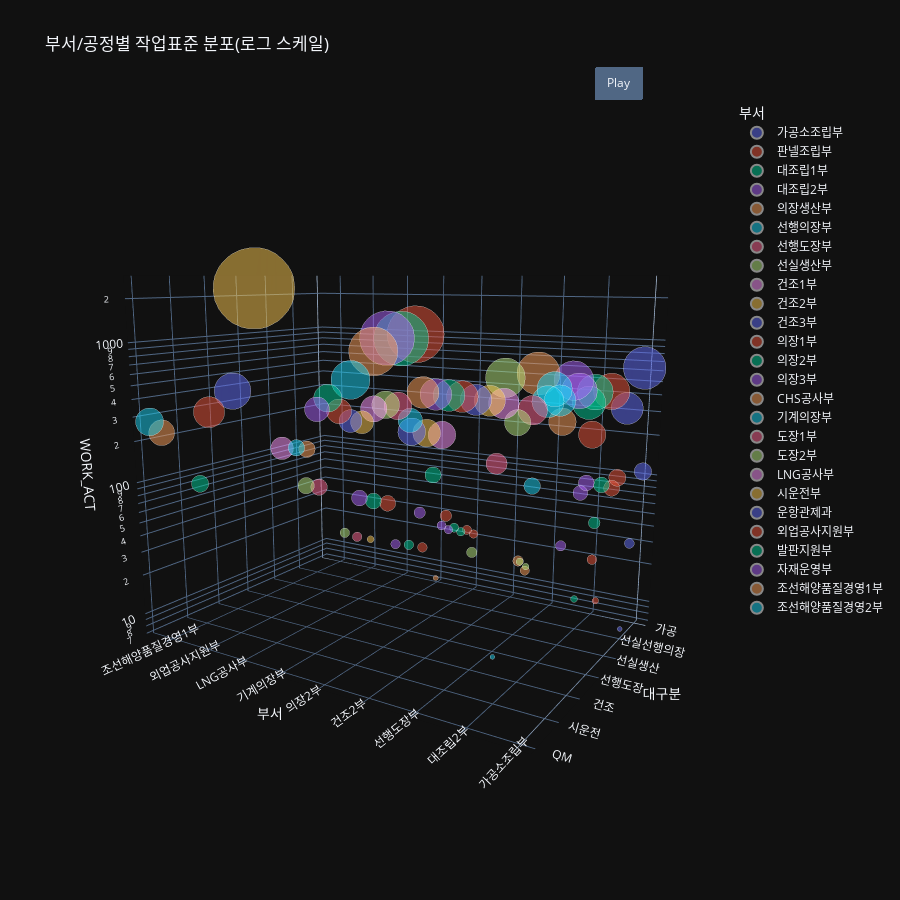

This figure's notebook cell:
### Code cell
# Use for animation rotation
fig.update_layout(scene_camera_eye=dict(x=x_eye, y=y_eye, z=z_eye),
                  updatemenus=[dict(type='buttons',
                                    showactive=False,
                                    y=1,
                                    x=0.8,
                                    xanchor='left',
                                    yanchor='bottom',
                                    pad=dict(t=45, r=10),
                                    buttons=[dict(label='Play',
                                                  method='animate',
                                                  args=[None, dict(frame=dict(duration=250, redraw=True),
                                                                   transition=dict(duration=0),
                                                                   fromcurrent=True,
                                                                   mode='immediate'
                                                                   )]
                                                  )
                                             ]
                                    )
                               ]
                  )

def rotate_z(x, y, z, theta):
    w = x + 1j * y
    return np.real(np.exp(1j * theta) * w), np.imag(np.exp(1j * theta) * w), z

frames = []

for t in np.arange(0, 6.26, 0.1):
    xe, ye, ze = rotate_z(x_eye, y_eye, z_eye, -t)
    frames.append(go.Frame(layout=dict(scene_camera_eye=dict(x=xe, y=ye, z=ze))))
fig.frames = frames


# fig.write_html("My3dPlot.html")
pio.show(fig)

### Figure 1 — Plotly figure (JSON) as saved in the notebook; plotly's stock layout.template omitted (floating-point values rounded to 4 significant figures)
{"data": [{"customdata": [["가공소조립부"], ["가공소조립부"], ["가공소조립부"], ["가공소조립부"], ["가공소조립부"]], "hovertemplate": "<b>%{hovertext}</b><br><br>대구분=%{y}<br>WORK_ACT=%{marker.size}<extra></extra>", "hovertext": ["가공소조립부", "가공소조립부", "가공소조립부", "가공소조립부", "가공소조립부"], "legendgroup": "가공소조립부", "marker": {"color": "#636efa", "opacity": 0.5, "size": [107, 650, 34, 8, 367], "sizemode": "area", "sizeref": 0.3731, "symbol": "circle"}, "mode": "markers", "name": "가공소조립부", "scene": "scene", "showlegend": true, "type": "scatter3d", "x": ["가공소조립부", "가공소조립부", "가공소조립부", "가공소조립부", "가공소조립부"], "y": ["가공", "소조립", "선행의장", "선실선행의장", "기능"], "z": [107, 650, 34, 8, 367]}, {"customdata": [["판넬조립부"], ["판넬조립부"], ["판넬조립부"], ["판넬조립부"], ["판넬조립부"], ["판넬조립부"]], "hovertemplate": "<b>%{hovertext}</b><br><br>대구분=%{y}<br>WORK_ACT=%{marker.size}<extra></extra>", "hovertext": ["판넬조립부", "판넬조립부", "판넬조립부", "판넬조립부", "판넬조립부", "판넬조립부"], "legendgroup": "판넬조립부", "marker": {"color": "#EF553B", "opacity": 0.5, "size": [15, 103, 91, 33, 473, 265], "sizemode": "area", "sizeref": 0.3731, "symbol": "circle"}, "mode": "markers", "name": "판넬조립부", "scene": "scene", "showlegend": true, "type": "scatter3d", "x": ["판넬조립부", "판넬조립부", "판넬조립부", "판넬조립부", "판넬조립부", "판넬조립부"], "y": ["대조립", "선행의장", "선실선행의장", "선실생산", "기능", "판넬"], "z": [15, 103, 91, 33, 473, 265]}, {"customdata": [["대조립1부"], ["대조립1부"], ["대조립1부"], ["대조립1부"], ["대조립1부"]], "hovertemplate": "<b>%{hovertext}</b><br><br>대구분=%{y}<br>WORK_ACT=%{marker.size}<extra></extra>", "hovertext": ["대조립1부", "대조립1부", "대조립1부", "대조립1부", "대조립1부"], "legendgroup": "대조립1부", "marker": {"color": "#00cc96", "opacity": 0.5, "size": [398, 88, 48, 16, 459], "sizemode": "area", "sizeref": 0.3731, "symbol": "circle"}, "mode": "markers", "name": "대조립1부", "scene": "scene", "showlegend": true, "type": "scatter3d", "x": ["대조립1부", "대조립1부", "대조립1부", "대조립1부", "대조립1부"], "y": ["대조립", "선행의장", "선실선행의장", "선실생산", "기능"], "z": [398, 88, 48, 16, 459]}, {"customdata": [["대조립2부"], ["대조립2부"], ["대조립2부"], ["대조립2부"], ["대조립2부"]], "hovertemplate": "<b>%{hovertext}</b><br><br>대구분=%{y}<br>WORK_ACT=%{marker.size}<extra></extra>", "hovertext": ["대조립2부", "대조립2부", "대조립2부", "대조립2부", "대조립2부"], "legendgroup": "대조립2부", "marker": {"color": "#ab63fa", "opacity": 0.5, "size": [559, 88, 78, 38, 459], "sizemode": "area", "sizeref": 0.3731, "symbol": "circle"}, "mode": "markers", "name": "대조립2부", "scene": "scene", "showlegend": true, "type": "scatter3d", "x": ["대조립2부", "대조립2부", "대조립2부", "대조립2부", "대조립2부"], "y": ["대조립", "선행의장", "선실선행의장", "선실생산", "기능"], "z": [559, 88, 78, 38, 459]}, {"customdata": [["의장생산부"], ["의장생산부"], ["의장생산부"], ["의장생산부"]], "hovertemplate": "<b>%{hovertext}</b><br><br>대구분=%{y}<br>WORK_ACT=%{marker.size}<extra></extra>", "hovertext": ["의장생산부", "의장생산부", "의장생산부", "의장생산부"], "legendgroup": "의장생산부", "marker": {"color": "#FFA15A", "opacity": 0.5, "size": [665, 30, 38, 269], "sizemode": "area", "sizeref": 0.3731, "symbol": "circle"}, "mode": "markers", "name": "의장생산부", "scene": "scene", "showlegend": true, "type": "scatter3d", "x": ["의장생산부", "의장생산부", "의장생산부", "의장생산부"], "y": ["의장생산", "선행도장", "후행의장", "기능"], "z": [665, 30, 38, 269]}, {"customdata": [["선행의장부"], ["선행의장부"], ["선행의장부"], ["선행의장부"], ["선행의장부"]], "hovertemplate": "<b>%{hovertext}</b><br><br>대구분=%{y}<br>WORK_ACT=%{marker.size}<extra></extra>", "hovertext": ["선행의장부", "선행의장부", "선행의장부", "선행의장부", "선행의장부"], "legendgroup": "선행의장부", "marker": {"color": "#19d3f3", "opacity": 0.5, "size": [353, 443, 97, 8, 370], "sizemode": "area", "sizeref": 0.3731, "symbol": "circle"}, "mode": "markers", "name": "선행의장부", "scene": "scene", "showlegend": true, "type": "scatter3d", "x": ["선행의장부", "선행의장부", "선행의장부", "선행의장부", "선행의장부"], "y": ["선행의장", "선실선행의장", "선실생산", "기계의장", "기능"], "z": [353, 443, 97, 8, 370]}, {"customdata": [["선행도장부"], ["선행도장부"]], "hovertemplate": "<b>%{hovertext}</b><br><br>대구분=%{y}<br>WORK_ACT=%{marker.size}<extra></extra>", "hovertext": ["선행도장부", "선행도장부"], "legendgroup": "선행도장부", "marker": {"color": "#FF6692", "opacity": 0.5, "size": [159, 313], "sizemode": "area", "sizeref": 0.3731, "symbol": "circle"}, "mode": "markers", "name": "선행도장부", "scene": "scene", "showlegend": true, "type": "scatter3d", "x": ["선행도장부", "선행도장부"], "y": ["선행도장", "기능"], "z": [159, 313]}, {"customdata": [["선실생산부"], ["선실생산부"], ["선실생산부"], ["선실생산부"], ["선실생산부"]], "hovertemplate": "<b>%{hovertext}</b><br><br>대구분=%{y}<br>WORK_ACT=%{marker.size}<extra></extra>", "hovertext": ["선실생산부", "선실생산부", "선실생산부", "선실생산부", "선실생산부"], "legendgroup": "선실생산부", "marker": {"color": "#B6E880", "opacity": 0.5, "size": [16, 19, 562, 38, 247], "sizemode": "area", "sizeref": 0.3731, "symbol": "circle"}, "mode": "markers", "name": "선실생산부", "scene": "scene", "showlegend": true, "type": "scatter3d", "x": ["선실생산부", "선실생산부", "선실생산부", "선실생산부", "선실생산부"], "y": ["선행의장", "선실선행의장", "선실생산", "후행의장", "기능"], "z": [16, 19, 562, 38, 247]}, {"customdata": [["건조1부"], ["건조1부"]], "hovertemplate": "<b>%{hovertext}</b><br><br>대구분=%{y}<br>WORK_ACT=%{marker.size}<extra></extra>", "hovertext": ["건조1부", "건조1부"], "legendgroup": "건조1부", "marker": {"color": "#FF97FF", "opacity": 0.5, "size": [271, 337], "sizemode": "area", "sizeref": 0.3731, "symbol": "circle"}, "mode": "markers", "name": "건조1부", "scene": "scene", "showlegend": true, "type": "scatter3d", "x": ["건조1부", "건조1부"], "y": ["건조", "기능"], "z": [271, 337]}, {"customdata": [["건조2부"], ["건조2부"]], "hovertemplate": "<b>%{hovertext}</b><br><br>대구분=%{y}<br>WORK_ACT=%{marker.size}<extra></extra>", "hovertext": ["건조2부", "건조2부"], "legendgroup": "건조2부", "marker": {"color": "#FECB52", "opacity": 0.5, "size": [272, 346], "sizemode": "area", "sizeref": 0.3731, "symbol": "circle"}, "mode": "markers", "name": "건조2부", "scene": "scene", "showlegend": true, "type": "scatter3d", "x": ["건조2부", "건조2부"], "y": ["건조", "기능"], "z": [272, 346]}, {"customdata": [["건조3부"], ["건조3부"]], "hovertemplate": "<b>%{hovertext}</b><br><br>대구분=%{y}<br>WORK_ACT=%{marker.size}<extra></extra>", "hovertext": ["건조3부", "건조3부"], "legendgroup": "건조3부", "marker": {"color": "#636efa", "opacity": 0.5, "size": [271, 345], "sizemode": "area", "sizeref": 0.3731, "symbol": "circle"}, "mode": "markers", "name": "건조3부", "scene": "scene", "showlegend": true, "type": "scatter3d", "x": ["건조3부", "건조3부"], "y": ["건조", "기능"], "z": [271, 345]}, {"customdata": [["의장1부"], ["의장1부"], ["의장1부"], ["의장1부"], ["의장1부"], ["의장1부"], ["의장1부"]], "hovertemplate": "<b>%{hovertext}</b><br><br>대구분=%{y}<br>WORK_ACT=%{marker.size}<extra></extra>", "hovertext": ["의장1부", "의장1부", "의장1부", "의장1부", "의장1부", "의장1부", "의장1부"], "legendgroup": "의장1부", "marker": {"color": "#EF553B", "opacity": 0.5, "size": [25, 29, 32, 46, 1167, 88, 358], "sizemode": "area", "sizeref": 0.3731, "symbol": "circle"}, "mode": "markers", "name": "의장1부", "scene": "scene", "showlegend": true, "type": "scatter3d", "x": ["의장1부", "의장1부", "의장1부", "의장1부", "의장1부", "의장1부", "의장1부"], "y": ["선행의장", "선실선행의장", "선행도장", "선실생산", "후행의장", "후행도장", "기능"], "z": [25, 29, 32, 46, 1167, 88, 358]}, {"customdata": [["의장2부"], ["의장2부"], ["의장2부"], ["의장2부"], ["의장2부"], ["의장2부"], ["의장2부"]], "hovertemplate": "<b>%{hovertext}</b><br><br>대구분=%{y}<br>WORK_ACT=%{marker.size}<extra></extra>", "hovertext": ["의장2부", "의장2부", "의장2부", "의장2부", "의장2부", "의장2부", "의장2부"], "legendgroup": "의장2부", "marker": {"color": "#00cc96", "opacity": 0.5, "size": [25, 29, 32, 93, 1078, 88, 358], "sizemode": "area", "sizeref": 0.3731, "symbol": "circle"}, "mode": "markers", "name": "의장2부", "scene": "scene", "showlegend": true, "type": "scatter3d", "x": ["의장2부", "의장2부", "의장2부", "의장2부", "의장2부", "의장2부", "의장2부"], "y": ["선행의장", "선실선행의장", "선행도장", "선실생산", "후행의장", "후행도장", "기능"], "z": [25, 29, 32, 93, 1078, 88, 358]}, {"customdata": [["의장3부"], ["의장3부"], ["의장3부"], ["의장3부"], ["의장3부"], ["의장3부"], ["의장3부"]], "hovertemplate": "<b>%{hovertext}</b><br><br>대구분=%{y}<br>WORK_ACT=%{marker.size}<extra></extra>", "hovertext": ["의장3부", "의장3부", "의장3부", "의장3부", "의장3부", "의장3부", "의장3부"], "legendgroup": "의장3부", "marker": {"color": "#ab63fa", "opacity": 0.5, "size": [25, 29, 31, 45, 1076, 89, 358], "sizemode": "area", "sizeref": 0.3731, "symbol": "circle"}, "mode": "markers", "name": "의장3부", "scene": "scene", "showlegend": true, "type": "scatter3d", "x": ["의장3부", "의장3부", "의장3부", "의장3부", "의장3부", "의장3부", "의장3부"], "y": ["선행의장", "선실선행의장", "선행도장", "선실생산", "후행의장", "후행도장", "기능"], "z": [25, 29, 31, 45, 1076, 89, 358]}, {"customdata": [["CHS공사부"], ["CHS공사부"], ["CHS공사부"]], "hovertemplate": "<b>%{hovertext}</b><br><br>대구분=%{y}<br>WORK_ACT=%{marker.size}<extra></extra>", "hovertext": ["CHS공사부", "CHS공사부", "CHS공사부"], "legendgroup": "CHS공사부", "marker": {"color": "#FFA15A", "opacity": 0.5, "size": [9, 859, 364], "sizemode": "area", "sizeref": 0.3731, "symbol": "circle"}, "mode": "markers", "name": "CHS공사부", "scene": "scene", "showlegend": true, "type": "scatter3d", "x": ["CHS공사부", "CHS공사부", "CHS공사부"], "y": ["선행의장", "후행의장", "기능"], "z": [9, 859, 364]}, {"customdata": [["기계의장부"], ["기계의장부"]], "hovertemplate": "<b>%{hovertext}</b><br><br>대구분=%{y}<br>WORK_ACT=%{marker.size}<extra></extra>", "hovertext": ["기계의장부", "기계의장부"], "legendgroup": "기계의장부", "marker": {"color": "#19d3f3", "opacity": 0.5, "size": [543, 213], "sizemode": "area", "sizeref": 0.3731, "symbol": "circle"}, "mode": "markers", "name": "기계의장부", "scene": "scene", "showlegend": true, "type": "scatter3d", "x": ["기계의장부", "기계의장부"], "y": ["기계의장", "기능"], "z": [543, 213]}, {"customdata": [["도장1부"], ["도장1부"], ["도장1부"]], "hovertemplate": "<b>%{hovertext}</b><br><br>대구분=%{y}<br>WORK_ACT=%{marker.size}<extra></extra>", "hovertext": ["도장1부", "도장1부", "도장1부"], "legendgroup": "도장1부", "marker": {"color": "#FF6692", "opacity": 0.5, "size": [31, 96, 273], "sizemode": "area", "sizeref": 0.3731, "symbol": "circle"}, "mode": "markers", "name": "도장1부", "scene": "scene", "showlegend": true, "type": "scatter3d", "x": ["도장1부", "도장1부", "도장1부"], "y": ["선행도장", "후행도장", "기능"], "z": [31, 96, 273]}, {"customdata": [["도장2부"], ["도장2부"], ["도장2부"]], "hovertemplate": "<b>%{hovertext}</b><br><br>대구분=%{y}<br>WORK_ACT=%{marker.size}<extra></extra>", "hovertext": ["도장2부", "도장2부", "도장2부"], "legendgroup": "도장2부", "marker": {"color": "#B6E880", "opacity": 0.5, "size": [32, 95, 273], "sizemode": "area", "sizeref": 0.3731, "symbol": "circle"}, "mode": "markers", "name": "도장2부", "scene": "scene", "showlegend": true, "type": "scatter3d", "x": ["도장2부", "도장2부", "도장2부"], "y": ["선행도장", "후행도장", "기능"], "z": [32, 95, 273]}, {"customdata": [["LNG공사부"], ["LNG공사부"]], "hovertemplate": "<b>%{hovertext}</b><br><br>대구분=%{y}<br>WORK_ACT=%{marker.size}<extra></extra>", "hovertext": ["LNG공사부", "LNG공사부"], "legendgroup": "LNG공사부", "marker": {"color": "#FF97FF", "opacity": 0.5, "size": [182, 247], "sizemode": "area", "sizeref": 0.3731, "symbol": "circle"}, "mode": "markers", "name": "LNG공사부", "scene": "scene", "showlegend": true, "type": "scatter3d", "x": ["LNG공사부", "LNG공사부"], "y": ["LNG공사", "기능"], "z": [182, 247]}, {"customdata": [["시운전부"], ["시운전부"], ["시운전부"]], "hovertemplate": "<b>%{hovertext}</b><br><br>대구분=%{y}<br>WORK_ACT=%{marker.size}<extra></extra>", "hovertext": ["시운전부", "시운전부", "시운전부"], "legendgroup": "시운전부", "marker": {"color": "#FECB52", "opacity": 0.5, "size": [17, 2388, 187], "sizemode": "area", "sizeref": 0.3731, "symbol": "circle"}, "mode": "markers", "name": "시운전부", "scene": "scene", "showlegend": true, "type": "scatter3d", "x": ["시운전부", "시운전부", "시운전부"], "y": ["선실선행의장", "시운전", "기능"], "z": [17, 2388, 187]}, {"customdata": [["운항관제과"], ["운항관제과"]], "hovertemplate": "<b>%{hovertext}</b><br><br>대구분=%{y}<br>WORK_ACT=%{marker.size}<extra></extra>", "hovertext": ["운항관제과", "운항관제과"], "legendgroup": "운항관제과", "marker": {"color": "#636efa", "opacity": 0.5, "size": [477, 187], "sizemode": "area", "sizeref": 0.3731, "symbol": "circle"}, "mode": "markers", "name": "운항관제과", "scene": "scene", "showlegend": true, "type": "scatter3d", "x": ["운항관제과", "운항관제과"], "y": ["운항관제", "기능"], "z": [477, 187]}, {"customdata": [["외업공사지원부"], ["외업공사지원부"]], "hovertemplate": "<b>%{hovertext}</b><br><br>대구분=%{y}<br>WORK_ACT=%{marker.size}<extra></extra>", "hovertext": ["외업공사지원부", "외업공사지원부"], "legendgroup": "외업공사지원부", "marker": {"color": "#EF553B", "opacity": 0.5, "size": [344, 221], "sizemode": "area", "sizeref": 0.3731, "symbol": "circle"}, "mode": "markers", "name": "외업공사지원부", "scene": "scene", "showlegend": true, "type": "scatter3d", "x": ["외업공사지원부", "외업공사지원부"], "y": ["공사지원", "기능"], "z": [344, 221]}, {"customdata": [["발판지원부"], ["발판지원부"]], "hovertemplate": "<b>%{hovertext}</b><br><br>대구분=%{y}<br>WORK_ACT=%{marker.size}<extra></extra>", "hovertext": ["발판지원부", "발판지원부"], "legendgroup": "발판지원부", "marker": {"color": "#00cc96", "opacity": 0.5, "size": [103, 280], "sizemode": "area", "sizeref": 0.3731, "symbol": "circle"}, "mode": "markers", "name": "발판지원부", "scene": "scene", "showlegend": true, "type": "scatter3d", "x": ["발판지원부", "발판지원부"], "y": ["공사지원", "기능"], "z": [103, 280]}, {"customdata": [["자재운영부"]], "hovertemplate": "<b>%{hovertext}</b><br><br>대구분=%{y}<br>WORK_ACT=%{marker.size}<extra></extra>", "hovertext": ["자재운영부"], "legendgroup": "자재운영부", "marker": {"color": "#ab63fa", "opacity": 0.5, "size": [220], "sizemode": "area", "sizeref": 0.3731, "symbol": "circle"}, "mode": "markers", "name": "자재운영부", "scene": "scene", "showlegend": true, "type": "scatter3d", "x": ["자재운영부"], "y": ["기능"], "z": [220]}, {"customdata": [["조선해양품질경영1부"], ["조선해양품질경영1부"]], "hovertemplate": "<b>%{hovertext}</b><br><br>대구분=%{y}<br>WORK_ACT=%{marker.size}<extra></extra>", "hovertext": ["조선해양품질경영1부", "조선해양품질경영1부"], "legendgroup": "조선해양품질경영1부", "marker": {"color": "#FFA15A", "opacity": 0.5, "size": [238, 96], "sizemode": "area", "sizeref": 0.3731, "symbol": "circle"}, "mode": "markers", "name": "조선해양품질경영1부", "scene": "scene", "showlegend": true, "type": "scatter3d", "x": ["조선해양품질경영1부", "조선해양품질경영1부"], "y": ["QM", "기능"], "z": [238, 96]}, {"customdata": [["조선해양품질경영2부"], ["조선해양품질경영2부"]], "hovertemplate": "<b>%{hovertext}</b><br><br>대구분=%{y}<br>WORK_ACT=%{marker.size}<extra></extra>", "hovertext": ["조선해양품질경영2부", "조선해양품질경영2부"], "legendgroup": "조선해양품질경영2부", "marker": {"color": "#19d3f3", "opacity": 0.5, "size": [278, 96], "sizemode": "area", "sizeref": 0.3731, "symbol": "circle"}, "mode": "markers", "name": "조선해양품질경영2부", "scene": "scene", "showlegend": true, "type": "scatter3d", "x": ["조선해양품질경영2부", "조선해양품질경영2부"], "y": ["QM", "기능"], "z": [278, 96]}], "layout": {"height": 900, "legend": {"itemsizing": "constant", "title": {"text": "부서"}, "tracegroupgap": 0}, "scene": {"camera": {"eye": {"x": -1.25, "y": 2, "z": 0.5}}, "domain": {"x": [0, 1], "y": [0, 1]}, "xaxis": {"categoryarray": ["가공소조립부", "판넬조립부", "대조립1부", "대조립2부", "의장생산부", "선행의장부", "선행도장부", "선실생산부", "건조1부", "건조2부", "건조3부", "의장1부", "의장2부", "의장3부", "CHS공사부", "기계의장부", "도장1부", "도장2부", "LNG공사부", "시운전부", "운항관제과", "외업공사지원부", "발판지원부", "자재운영부", "조선해양품질경영1부", "조선해양품질경영2부"], "categoryorder": "array", "title": {"text": "부서"}}, "yaxis": {"title": {"text": "대구분"}}, "zaxis": {"title": {"text": "WORK_ACT"}, "type": "log"}}, "title": {"text": "부서/공정별 작업표준 분포(로그 스케일)"}, "updatemenus": [{"buttons": [{"args": [null, {"frame": {"duration": 250, "redraw": true}, "fromcurrent": true, "mode": "immediate", "transition": {"duration": 0}}], "label": "Play", "method": "animate"}], "pad": {"r": 10, "t": 45}, "showactive": false, "type": "buttons", "x": 0.8, "xanchor": "left", "y": 1, "yanchor": "bottom"}]}}
